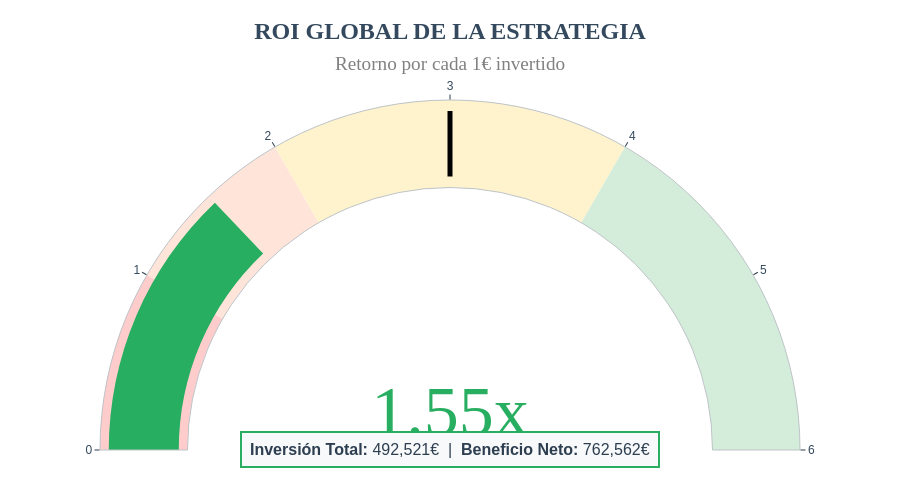

Source (notebook cell):
### Code cell
import plotly.graph_objects as go

# ══════════════════════════════════════════════════════════════════════════════
# 1️⃣ GAUGE CHART: El indicador clave de éxito (ROI)
# ══════════════════════════════════════════════════════════════════════════════

fig_gauge = go.Figure(go.Indicator(
    mode = "gauge+number",
    value = roi_global,
    domain = {'x': [0, 1], 'y': [0, 1]},
    title = {
        'text': "<b>ROI GLOBAL DE LA ESTRATEGIA</b><br><span style='font-size:0.8em;color:gray'>Retorno por cada 1€ invertido</span>",
        'font': {'size': 24, 'family': 'Arial Black'}
    },
    number = {
        'font': {'size': 70, 'color': "#27ae60", 'family': 'Arial Black'}, 
        'suffix': "x", # Para que salga como 5.00x
        'valueformat': '.2f'
    },
    gauge = {
        'axis': {'range': [0, 6], 'tickwidth': 1, 'tickcolor': "#2c3e50"},
        'bar': {'color': "#27ae60", 'thickness': 0.8}, # El color de la aguja/barra
        'bgcolor': "white",
        'borderwidth': 1,
        'bordercolor': "#bdc3c7",
        'steps': [
            {'range': [0, 1], 'color': '#ffcccc'}, # Zona Roja: Pérdidas
            {'range': [1, 2], 'color': '#ffe5d9'}, # Zona Naranja: Recuperación
            {'range': [2, 4], 'color': '#fff3cd'}, # Zona Amarilla: Rentable
            {'range': [4, 6], 'color': '#d4edda'}  # Zona Verde: Excelente
        ],
        'threshold': {
            'line': {'color': "black", 'width': 5},
            'thickness': 0.75,
            'value': 3.0 # La marca del objetivo mínimo
        }
    }
))

# Ajustes de diseño para que se vea impecable
fig_gauge.update_layout(
    height=500,
    template='plotly_white',
    margin={'t': 100, 'b': 50, 'l': 50, 'r': 50},
    font=dict(family="Arial", color="#34495e")
)

# Añadimos un cuadro con el resumen de dinero debajo (opcional, pero muy pro)
fig_gauge.add_annotation(
    text=f"<b>Inversión Total:</b> {costes_total:,.0f}€  |  <b>Beneficio Neto:</b> {beneficio_total:,.0f}€",
    xref="paper", yref="paper",
    x=0.5, y=-0.05, showarrow=False,
    font=dict(size=16, color="#2c3e50"),
    bordercolor="#27ae60", borderpad=8, bgcolor="#f8f9fa", borderwidth=2
)

fig_gauge.show()

### Figure 1 — Plotly figure (JSON) as saved in the notebook; plotly's stock layout.template omitted (floating-point values rounded to 4 significant figures)
{"data": [{"domain": {"x": [0, 1], "y": [0, 1]}, "gauge": {"axis": {"range": [0, 6], "tickcolor": "#2c3e50", "tickwidth": 1}, "bar": {"color": "#27ae60", "thickness": 0.8}, "bgcolor": "white", "bordercolor": "#bdc3c7", "borderwidth": 1, "steps": [{"color": "#ffcccc", "range": [0, 1]}, {"color": "#ffe5d9", "range": [1, 2]}, {"color": "#fff3cd", "range": [2, 4]}, {"color": "#d4edda", "range": [4, 6]}], "threshold": {"line": {"color": "black", "width": 5}, "thickness": 0.75, "value": 3}}, "mode": "gauge+number", "number": {"font": {"color": "#27ae60", "family": "Arial Black", "size": 70}, "suffix": "x", "valueformat": ".2f"}, "title": {"font": {"family": "Arial Black", "size": 24}, "text": "<b>ROI GLOBAL DE LA ESTRATEGIA</b><br><span style='font-size:0.8em;color:gray'>Retorno por cada 1€ invertido</span>"}, "type": "indicator", "value": 1.548}], "layout": {"annotations": [{"bgcolor": "#f8f9fa", "bordercolor": "#27ae60", "borderpad": 8, "borderwidth": 2, "font": {"color": "#2c3e50", "size": 16}, "showarrow": false, "text": "<b>Inversión Total:</b> 492,521€  |  <b>Beneficio Neto:</b> 762,562€", "x": 0.5, "xref": "paper", "y": -0.05, "yref": "paper"}], "font": {"color": "#34495e", "family": "Arial"}, "height": 500, "margin": {"b": 50, "l": 50, "r": 50, "t": 100}}}
